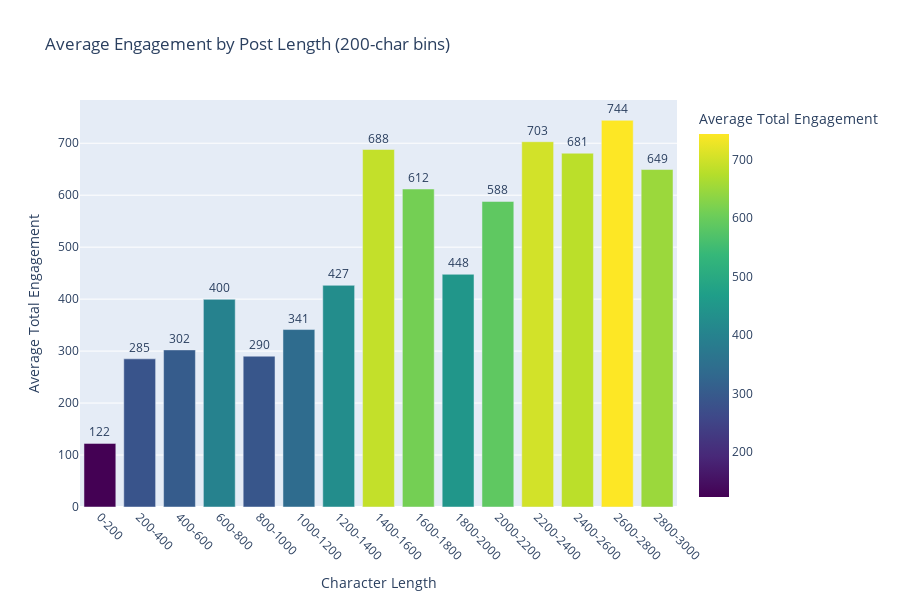

Write notebook code for a chart like this one.
### Code cell
# Visualize length vs engagement
fig = px.bar(
    length_bins[length_bins['length_bin'] != 'Empty'].head(20),
    x='length_bin',
    y='avg_engagement',
    title='Average Engagement by Post Length (200-char bins)',
    labels={'length_bin': 'Character Length', 'avg_engagement': 'Average Total Engagement'},
    text='avg_engagement',
    color='avg_engagement',
    color_continuous_scale='Viridis'
)

fig.update_traces(texttemplate='%{text:.0f}', textposition='outside')
fig.update_layout(height=600, showlegend=False)
fig.update_xaxes(tickangle=45)
fig.show()
fig.write_html('../output/figures/report_length_analysis.html')

### Figure 1 — Plotly figure (JSON) as saved in the notebook; plotly's stock layout.template omitted (floating-point values rounded to 4 significant figures)
{"data": [{"hovertemplate": "Character Length=%{x}<br>Average Total Engagement=%{marker.color}<extra></extra>", "legendgroup": "", "marker": {"color": [122.4, 285.1, 302.3, 399.6, 290.2, 341.5, 426.6, 687.9, 612.0, 447.8, 588.0, 702.9, 680.8, 744.0, 649.4], "coloraxis": "coloraxis", "pattern": {"shape": ""}}, "name": "", "orientation": "v", "showlegend": false, "text": [122.4, 285.1, 302.3, 399.6, 290.2, 341.5, 426.6, 687.9, 612.0, 447.8, 588.0, 702.9, 680.8, 744.0, 649.4], "textposition": "outside", "texttemplate": "%{text:.0f}", "type": "bar", "x": ["0-200", "200-400", "400-600", "600-800", "800-1000", "1000-1200", "1200-1400", "1400-1600", "1600-1800", "1800-2000", "2000-2200", "2200-2400", "2400-2600", "2600-2800", "2800-3000"], "xaxis": "x", "y": [122.4, 285.1, 302.3, 399.6, 290.2, 341.5, 426.6, 687.9, 612.0, 447.8, 588.0, 702.9, 680.8, 744.0, 649.4], "yaxis": "y"}], "layout": {"barmode": "relative", "coloraxis": {"colorbar": {"title": {"text": "Average Total Engagement"}}, "colorscale": [[0, "#440154"], [0.1111, "#482878"], [0.2222, "#3e4989"], [0.3333, "#31688e"], [0.4444, "#26828e"], [0.5556, "#1f9e89"], [0.6667, "#35b779"], [0.7778, "#6ece58"], [0.8889, "#b5de2b"], [1, "#fde725"]]}, "height": 600, "legend": {"tracegroupgap": 0}, "showlegend": false, "title": {"text": "Average Engagement by Post Length (200-char bins)"}, "xaxis": {"anchor": "y", "domain": [0, 1], "tickangle": 45, "title": {"text": "Character Length"}}, "yaxis": {"anchor": "x", "domain": [0, 1], "title": {"text": "Average Total Engagement"}}}}
